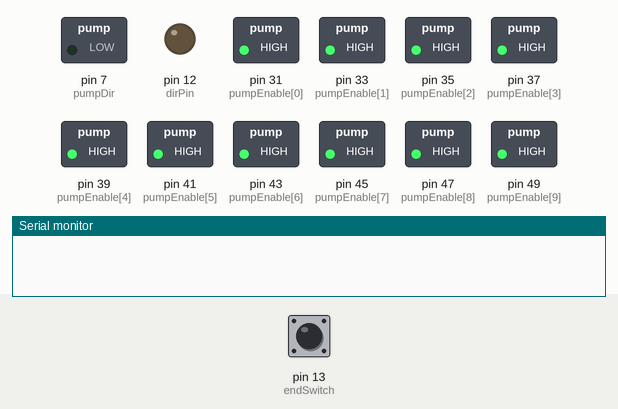
Simulated run of this sketch. Board: Arduino Mega 2560, built with avr-gcc and run on an emulated ATmega2560. On the bench: switched loads named in the sketch (green lamp = pin HIGH), output pins drawn as LEDs (lit = HIGH), the last lines printed to the serial monitor. Inputs (shaded band) come from the test bench; at power-on: pin 13 (endSwitch) HIGH. Pins used as bus, display or sensor lines are not drawn.

Above: at 8.9 s.
9.0 s: pin 13 (endSwitch) pulled LOW for 0.15 s
At 10.6 s:
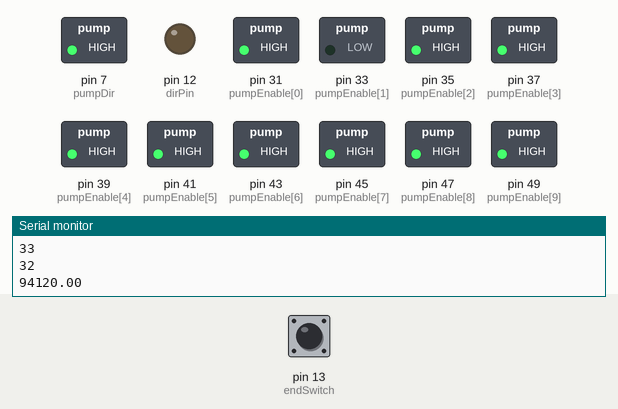
At 24.0 s:
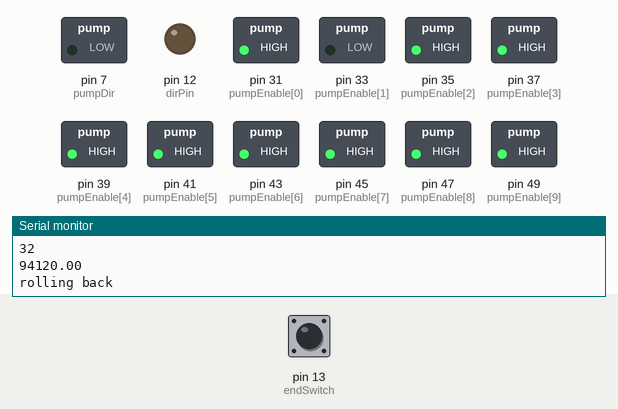
Timing chart, 0 to 24.3 s (numbered marks = the images above; inputs shaded):
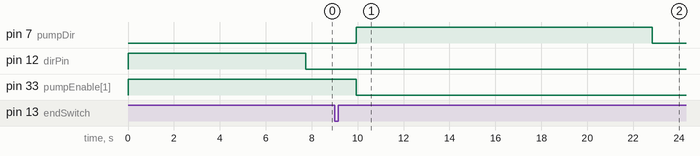

The sketch:

BottlePositions.ino
```cpp
/*     Bottle Positions Example

    by Martin Zylauv Kristensen

*/


// defines pins numbers
//4 er 1.
int maximumLength =  1000; //the max length of our machine
float currentLength = 0; //float to keep the currentlength, so we can set a certain position in the code.

const int endSwitch = 13;
const int stepPin = 11; //sleigh step
const int dirPin = 12; //sleigh dir

const int pumpDir = 7;

int pumpSteps[] = {30, 32, 34, 36, 38, 40, 42, 44, 46, 48,2,3,4,5}; //the step pins for the pumps
int pumpEnable[] = {31, 33, 35, 37, 39, 41, 43, 45, 47, 49}; //the enable pins for the pumps


double bottlesPos[] = {1000,940,880,820,760,700,640,580,520,460,400,340,280,220}; //The position where each bottle will be. bottle 1 is the first, and so on. These are the distance from the right start position of the sleigh, measured in milimeters.
bool pumpTested = false;


int right = 0;
int left = 1;


int fastestDelay = 35; //minimum 750 in speed
int slowestDelay = 10000;


void setup() {


  pinMode(stepPin, OUTPUT);
  pinMode(dirPin, OUTPUT);


  for (int i = 0; i < 14; i++) {

    if(i < 10){
    pinMode(pumpSteps[i], OUTPUT);
    pinMode(pumpEnable[i], OUTPUT);

    digitalWrite(pumpEnable[i], HIGH);
    } else{
      pinMode(pumpSteps[i], OUTPUT);
      digitalWrite(pumpSteps[i], HIGH);
    }
  }


  pinMode(pumpDir, OUTPUT);


  pinMode(endSwitch, INPUT_PULLUP);


  Serial.begin(9600);


  move(right, 1100, false); //resets machine


}
void loop() {


//do this test 1 time.
if(!pumpTested){
  int desiredBottle = 1; //set this to the desired bottle, based on the entered values below
 int pos = bottlesPos[desiredBottle];
    moveToPos(pos); //move to the position
    pump(20,desiredBottle); //pumps 20 ml at the desired bottle
  pumpTested = true;
}

/*
 * Basically, this test just moves the pump to a pos and pumps. This is actually the main heart of the main code which is later on in the examples. BE sure to include the  right calibration values based on the former examples.
 * If you have any questions, feel free to comment on my youtube video/facebook page! I'm always ready to help!
 *
 */


}


bool pump(float amount, int pumpNumber) {
  //const int pumpDir = 5;
  //const pump1Step = 31;
  //const pumpt1Enable = 32;

  //just doing the first for a second
  float caliAmount = 4706;
  int maxPumpSpeed = 50;
  int slowPumpSpeed = 200;


  amount = amount*caliAmount; //CALIBRATION FOR AMOUNT IN MILILETERS.
  digitalWrite(pumpEnable[pumpNumber], LOW);
  Serial.println(pumpEnable[pumpNumber]);
   Serial.println(pumpSteps[pumpNumber]);
    Serial.println(amount);
  digitalWrite(pumpDir, HIGH);

  for (float x = 0; x < amount; x++) {
  int currentSpeed = maxPumpSpeed;

  if(x < caliAmount){
    currentSpeed = slowPumpSpeed;
  }
   //Serial.println("yes");
    digitalWrite(pumpSteps[pumpNumber], HIGH);
    delayMicroseconds(currentSpeed); //skift måske denne delay.
    digitalWrite(pumpSteps[pumpNumber], LOW);
    delayMicroseconds(currentSpeed);
  }
Serial.println("rolling back");
  //roll back whats in the tube
   digitalWrite(pumpDir, LOW);

    for (float x = 0; x < caliAmount; x++) {


    digitalWrite(pumpSteps[pumpNumber], HIGH);
    delayMicroseconds(slowPumpSpeed); //skift måske denne delay.
    digitalWrite(pumpSteps[pumpNumber], LOW);
    delayMicroseconds(slowPumpSpeed);
  }

  digitalWrite(pumpEnable[pumpNumber], HIGH);


}


bool move(int dir, float pulses, bool force) { //returns if the operation has been stopped. that is false. returns success

  pulses = pulses * 3.935; //this is done so that it can be measured in millimeters.
  pulses = pulses * 16;


  int startDelay = slowestDelay;

  int startDecSpeed = 500;
  int stopDecSpeed = 100;

  double slowSpeed = 400;
  double slowestSpeed = 100;

  bool slowestSpeedSet = false;
  bool slowSpeedSet = false;

  bool endSlowestSpeedSet = false;
  bool endSlowSpeed = false;
  bool normalSpeedSet = false;
  if (dir ==  0) {
    digitalWrite(dirPin, HIGH);
  } else if (dir == 1) {
    digitalWrite(dirPin, LOW);

  }
  startDelay = startDecSpeed;
  for (long x = 0; x < pulses; x++) {

    if (!force && isEndSwitch()) {
      return false;
      break;
    }


    if (x < 500 && startDelay > stopDecSpeed) {

      startDelay = startDelay - 1;
      //slowestSpeedSet = true;
    }


    if (x > 500 && !normalSpeedSet) {
      startDelay = fastestDelay;
      normalSpeedSet = true;
    }

    if ( pulses - x < 500 ) {


      startDelay = startDelay + 1;
    }


    digitalWrite(stepPin, HIGH);
    delayMicroseconds(startDelay);
    digitalWrite(stepPin, LOW);
    delayMicroseconds(startDelay);


  }


  if (dir == 1) {
    currentLength += pulses;
  } else {
    currentLength -= pulses;

  }
  return true;
}

bool isEndSwitch() {
  int buttonRead = digitalRead(endSwitch) ; //0 is pressed
  if (buttonRead == 0) {

  } else {

  }


  if (buttonRead == 0) {

    digitalWrite(stepPin, LOW);
    delay(500);


    move(left, 10, true);
    currentLength = 10 * 3.935 * 16;
    return true;
  } else {

    return false;
  }
}


//this is my method for moving the sleigh easier. Just enter a desired position (eg 400mm which is a certain pump position, and it will do it for you.)
bool moveToPos(double pos) {

  pos = pos+11; //CALIBRATION
  if (pos < currentLength / (3.935 * 16)) {
    float wantedLength = (currentLength / (3.935 * 16)) - pos;
    move(0, wantedLength, false);
  } else if (pos > currentLength / (3.935 * 16)) {
    float wantedLength = pos - (currentLength / (3.935 * 16));
    move(1, wantedLength, false);
  }
}


void testPumpAndPos(){
    int pos = bottlesPos[8];
    moveToPos(pos);
    pump(20,9);

}
```

Measured:
- after the input at 9.0 s, pin 7 (pumpDir): LOW → HIGH after 0.93 s instead of 12.7 s; pin 33 (pumpEnable[1]): HIGH → LOW after 0.93 s instead of 12.7 s
